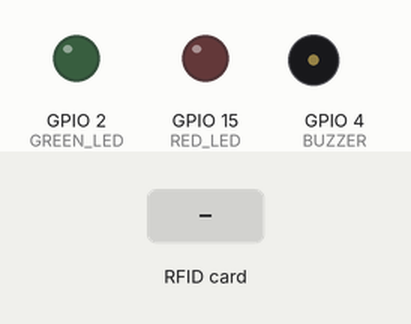
Simulated run of this sketch. Board: ESP32. On the bench: output pins drawn as LEDs (lit = HIGH), buzzer (waves = sounding, pin HIGH). Dashed ring = blinking. The inputs (shaded band) are chosen by the test bench. WiFi joins after 1.5 s; servers stay silent unless stated; uploads are accepted with an empty reply; what the sketch prints to the serial monitor is not drawn.

Above: at 3.9 s.
4.0 s: RFID card 99 99 99 99 held to the reader
At 4.31 s:
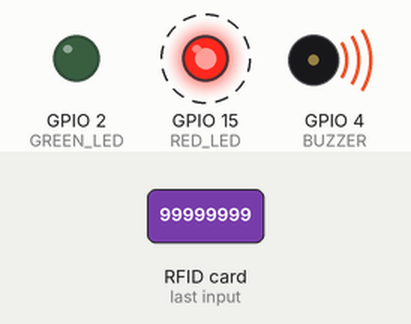
5.8 s: RFID card 5E 7A 19 C4 held to the reader
At 7.5 s:
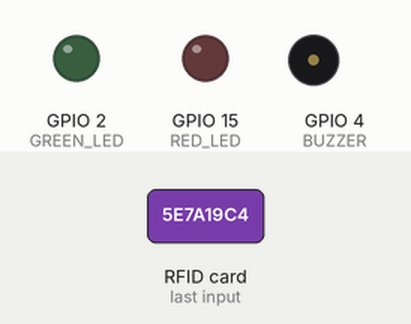
Timing chart, 0 to 9.0 s (numbered marks = the images above; inputs shaded):
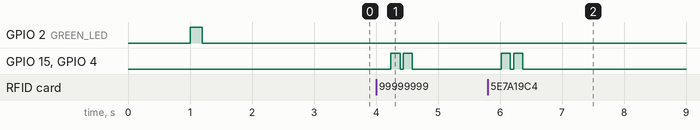

The sketch:

rfid_attendance_esp32.ino
```cpp
#include <WiFi.h>
#include <HTTPClient.h>
#include <SPI.h>
#include <MFRC522.h>

#define GREEN_LED 2
#define RED_LED 15
#define BUZZER 4

const char *WIFI_SSID = "OPPO Reno14 5G";
const char *WIFI_PASSWORD = "99999999";
const char *API_BASE_URL = "https://rfid-backend-nic6.onrender.com";
const char *DEVICE_ID = "gate-1";

MFRC522 mfrc522(5, 22);

// Simple arrays for caching allowed and denied cards offline
String authCache[50], denyCache[50];
int authCnt = 0, denyCnt = 0;
unsigned long lastWiFiAttempt = 0;
const unsigned long WIFI_RETRY_INTERVAL = 10000; // Retry every 10 seconds

void beep(int pin, int times, int dur) {
  for (int i = 0; i < times; i++) {
    digitalWrite(pin, HIGH); digitalWrite(BUZZER, HIGH); delay(dur);
    digitalWrite(pin, LOW); digitalWrite(BUZZER, LOW); if (times > 1) delay(50);
  }
}

void addCache(String *arr, int &cnt, String u) {
  for (int i = 0; i < cnt; i++) if (arr[i] == u) return;
  if (cnt < 50) arr[cnt++] = u;
}

void rmCache(String *arr, int &cnt, String u) {
  for (int i = 0; i < cnt; i++) if (arr[i] == u) { arr[i] = arr[--cnt]; return; }
}

bool inCache(String *arr, int cnt, String u) {
  if (u == "FE 7E E5 0") return true; // Static fallback
  for (int i = 0; i < cnt; i++) if (arr[i] == u) return true;
  return false;
}

void connectToWiFi() {
  unsigned long now = millis();
  if (now - lastWiFiAttempt < WIFI_RETRY_INTERVAL) {
    return; // Too soon to retry
  }

  if (WiFi.status() != WL_CONNECTED) {
    lastWiFiAttempt = now;
    Serial.println("[WiFi] Attempting to connect...");
    WiFi.mode(WIFI_STA);
    WiFi.disconnect(true);
    delay(100);
    WiFi.begin(WIFI_SSID, WIFI_PASSWORD);
  }
}

void setup() {
  Serial.begin(115200);
  delay(1000);
  Serial.println("\n\n=== RFID Attendance System Starting ===");

  Serial.println("[SETUP] Initializing pins...");
  pinMode(GREEN_LED, OUTPUT); pinMode(RED_LED, OUTPUT); pinMode(BUZZER, OUTPUT);
  digitalWrite(GREEN_LED, HIGH); delay(200); digitalWrite(GREEN_LED, LOW);
  Serial.println("[SETUP] LEDs OK");

  Serial.println("[SETUP] Initializing RFID reader...");
  SPI.begin(18, 19, 23, 5); mfrc522.PCD_Init();
  Serial.println("[SETUP] RFID OK");

  Serial.println("[SETUP] Connecting to WiFi...");
  WiFi.mode(WIFI_STA);
  WiFi.begin(WIFI_SSID, WIFI_PASSWORD);

  int retries = 20;
  while (WiFi.status() != WL_CONNECTED && retries--) {
    delay(500);
    Serial.print(".");
  }

  if (WiFi.status() == WL_CONNECTED) {
    Serial.println("\n[WiFi] Connected! IP: " + WiFi.localIP().toString());
  } else {
    Serial.println("\n[WiFi] Connection failed, will retry in loop");
  }

  Serial.println("=== Ready to scan cards ===\n");
}

void loop() {
  // Maintain WiFi connection
  if (WiFi.status() != WL_CONNECTED) {
    connectToWiFi();
    digitalWrite(RED_LED, HIGH); // Red light when no WiFi
    delay(100);
    return;
  }

  digitalWrite(RED_LED, LOW); // Green light when WiFi OK

  // Check for card
  if (!mfrc522.PICC_IsNewCardPresent()) {
    delay(50);
    return;
  }

  Serial.println("[Card] CARD DETECTED!!!");

  if (!mfrc522.PICC_ReadCardSerial()) {
    Serial.println("[Card] Failed to read");
    return;
  }

  String uid = "";
  for (byte i = 0; i < mfrc522.uid.size; i++)
    uid += String(mfrc522.uid.uidByte[i], HEX) + (i == mfrc522.uid.size - 1 ? "" : " ");
  uid.toUpperCase();
  Serial.println("[Card] ✓ UID: " + uid);

  int status = -1;
  if (WiFi.status() == WL_CONNECTED) {
    Serial.println("[API] Sending scan...");
    HTTPClient http;
    http.begin(String(API_BASE_URL) + "/api/attendance/scan");
    http.addHeader("Content-Type", "application/json");
    int httpCode = http.POST("{\"uid\":\"" + uid + "\",\"deviceId\":\"" + String(DEVICE_ID) + "\"}");
    Serial.println("[API] HTTP: " + String(httpCode));

    if (httpCode >= 200 && httpCode < 300) {
      String res = http.getString();
      Serial.println("[API] Response: " + res);
      status = res.indexOf("\"capture\"") > 0 ? 2 : (res.indexOf("\"entered\"") > 0 || res.indexOf("\"exited\"") > 0 ? 1 : 0);
    }
    http.end();
  }

  bool ok = false;
  if (status == 1 || status == 2) {
    ok = true; rmCache(denyCache, denyCnt, uid); addCache(authCache, authCnt, uid);
  } else if (status == 0) {
    rmCache(authCache, authCnt, uid); addCache(denyCache, denyCnt, uid);
  } else {
    ok = inCache(authCache, authCnt, uid) && !inCache(denyCache, denyCnt, uid);
    Serial.println("[Cache] Using offline cache");
  }

  // Visual & Audio Feedback
  if (status == 2) {
    Serial.println("[Beep] CAPTURE");
    beep(GREEN_LED, 1, 120);
  }
  else if (ok) {
    Serial.println("[Beep] SUCCESS");
    beep(GREEN_LED, 1, 200);
  }
  else {
    Serial.println("[Beep] DENIED");
    beep(RED_LED, 2, 150);
  }

  mfrc522.PICC_HaltA();
  delay(500);
}
```

Measured:
- after the input at 4.0 s, GPIO 15 (RED_LED), GPIO 4 (BUZZER): alternates HIGH for 0.15 s and LOW for 0.05 s, 4 changes in all, then stays LOW, starting after 0.24 s
- after the input at 5.8 s, GPIO 15 (RED_LED), GPIO 4 (BUZZER): alternates HIGH for 0.15 s and LOW for 0.05 s, 4 changes in all, then stays LOW, starting after 0.22 s
